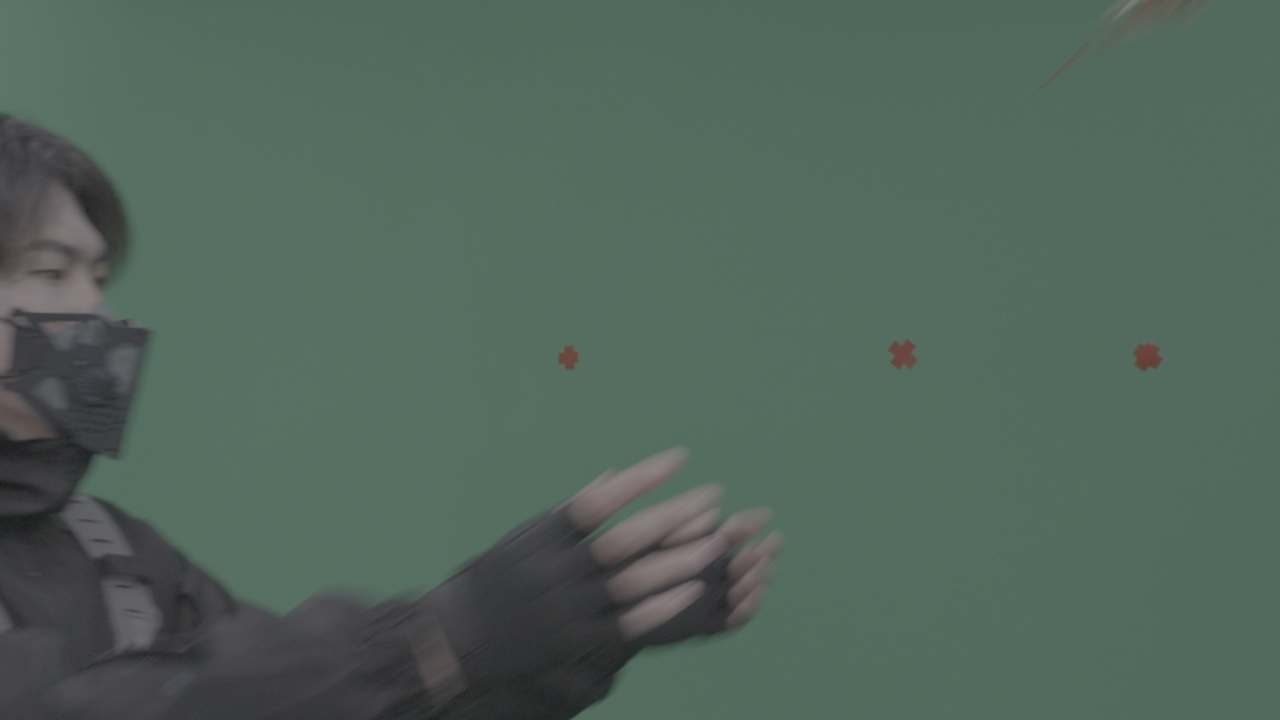
#> input picture dataset/test/2_10_28.png, 3840 x 2160 px, found by its file name (shown at 1/3 size); its folder holds only this picture in this run
$ jupyter execute --allow-errors eval_sam2_pipeline.ipynb
#> lines starting #> are read from the running program, lines starting #| are printed output that depends on the picture; after the words box and inside, x2 and y2 are one past the last pixel; in counts of white or black regions, pixels touching at a corner belong together
### stage1_spillnet/model_spillnet.py
import torch
import torch.nn as nn
import torch.nn.functional as F


class DoubleConv(nn.Module):
    def __init__(self, in_ch, out_ch):
        super().__init__()
        self.net = nn.Sequential(
            nn.Conv2d(in_ch, out_ch, 3, padding=1, bias=False),
            nn.BatchNorm2d(out_ch),
            nn.ReLU(inplace=True),
            nn.Conv2d(out_ch, out_ch, 3, padding=1, bias=False),
            nn.BatchNorm2d(out_ch),
            nn.ReLU(inplace=True),
        )

    def forward(self, x):
        return self.net(x)


class LearnableDespill(nn.Module):
    """
    two-step green spill removal, loosely based on nuke's despill logic

    step 1 - global green dimming: pull down G channel across all fg pixels
        G_dimmed = G * (1 - green_dim * fg_mask)

    step 2 - edge despill: clip G that exceeds (R+B)/2 in semi-transparent regions
        G_corrected = G - strength * max(G - (R+B)/2, 0)

    both strengths are learnable params
    """
    # [29 lines left out: functions __init__, forward, not called in this run]


class SpillNet(nn.Module):
    """
    unet-based green spill suppression network

    input : image (3ch) + alpha (1ch) -> 4ch concat
    output: clean fg rgb with background zeroed out
    """
    def __init__(self, base=64):
        super().__init__()


        self.enc1 = DoubleConv(4,      base)
        self.enc2 = DoubleConv(base,   base*2)
        self.enc3 = DoubleConv(base*2, base*4)
        self.enc4 = DoubleConv(base*4, base*8)


        self.bottleneck = DoubleConv(base*8, base*16)

        self.up4  = nn.ConvTranspose2d(base*16, base*8, 2, stride=2)
        self.dec4 = DoubleConv(base*16, base*8)
        self.up3  = nn.ConvTranspose2d(base*8,  base*4, 2, stride=2)
        self.dec3 = DoubleConv(base*8,  base*4)
        self.up2  = nn.ConvTranspose2d(base*4,  base*2, 2, stride=2)
        self.dec2 = DoubleConv(base*4,  base*2)
        self.up1  = nn.ConvTranspose2d(base*2,  base,   2, stride=2)
        self.dec1 = DoubleConv(base*2,  base)

        self.out     = nn.Conv2d(base, 3, 1)
        self.pool    = nn.MaxPool2d(2)
        self.despill = LearnableDespill()

    # [17 lines left out: function forward, not called in this run]

### stage2_sam2/eval_sam2_pipeline.ipynb
[cell 1]
import torch
import numpy as np
import matplotlib.pyplot as plt
import matplotlib.font_manager as fm
from PIL import Image
from torchvision import transforms
import os, sys
import cv2
import torch.nn.functional as F

sys.path.append('./stage1_spillnet')
from model_spillnet import SpillNet
from postprocess import despill_postprocess

DEVICE     = 'cuda'
CKPT       = './checkpoints/best.pth'
IMAGE_PATH = './dataset/image'
FG_PATH    = './dataset/fg'
ALPHA_PATH = './dataset/alpha'
TEST_DIR   = './dataset/test'
FG_DIR     = './dataset/fg'
INFER_SIZE = 512

print('imports done')

#> (a cell that did not finish here is left out)

[cell 3]
sys.path.insert(0, './sam2')

from sam2.build_sam import build_sam2
from sam2.sam2_image_predictor import SAM2ImagePredictor

SAM2_CKPT   = './checkpoints/sam2/sam2.1_hiera_large.pt'
SAM2_CONFIG = 'configs/sam2.1/sam2.1_hiera_l.yaml'

#> (the rest of this cell did not finish here and is left out)

[cell 4]
import random

#> (the rest of this cell did not finish here and is left out)

[cell 5]
def get_prompt_points(image_rgb):
    H, W = image_rgb.shape[:2]

    # rough green mask via hsv
    hsv        = cv2.cvtColor(image_rgb, cv2.COLOR_RGB2HSV)
    green_mask = cv2.inRange(hsv, np.array([35, 40, 40]), np.array([85, 255, 255]))
    fg_mask    = 255 - green_mask  # flip to fg

    # close op to fill holes, kernel=50 works better
    kernel  = cv2.getStructuringElement(cv2.MORPH_ELLIPSE, (50, 50))
    fg_mask = cv2.morphologyEx(fg_mask, cv2.MORPH_CLOSE, kernel)

    fg_pixels = np.argwhere(fg_mask > 0)  # (row, col)

    if len(fg_pixels) >= 8:
        # sort top to bottom, pick 8 evenly
        fg_pixels_sorted = fg_pixels[fg_pixels[:, 0].argsort()]
        idx    = np.linspace(0, len(fg_pixels_sorted) - 1, 8, dtype=int)
        fg_pts = fg_pixels_sorted[idx][:, ::-1]  # row,col -> x,y
    else:
        fg_pts = np.array([[W // 2, H // 2]])

    # force a top center point to cover head
    top_pt = np.array([[W // 2, H // 8]])
    fg_pts = np.vstack([fg_pts, top_pt])

    # four corners as bg
    bg_pts = np.array([[5, 5], [W-5, 5], [5, H-5], [W-5, H-5]])

    point_coords = np.vstack([fg_pts, bg_pts])
    point_labels = np.array([1]*len(fg_pts) + [0]*4)  # 1=fg 0=bg
    return point_coords, point_labels

[cell 6]
def predict_frame_test_with_gt(img_path):

#> called with img_path = './dataset/test/2_10_28.png'
    image          = cv2.imread(img_path)
#> image is the input picture: shape (2160, 3840, 3); mean B, G, R 91.1, 101.3, 81.3
    image          = cv2.cvtColor(image, cv2.COLOR_BGR2RGB)
    h_orig, w_orig = image.shape[:2]
#> h_orig = 2160; w_orig = 3840
    image_np       = image.astype(np.float32) / 255.0

    # improved prompt points + sam2
    point_coords, point_labels = get_prompt_points(image)
#> in get_prompt_points, `hsv        = cv2.cvtColor(image_rgb, cv2.COLOR_RGB2HSV)`: hsv: shape (2160, 3840, 3); mean H, S, V 78.6, 50.6, 102.1
#> in get_prompt_points, `green_mask = cv2.inRange(hsv, np.array([35, 40, 40]), np.array([85, 25..`:
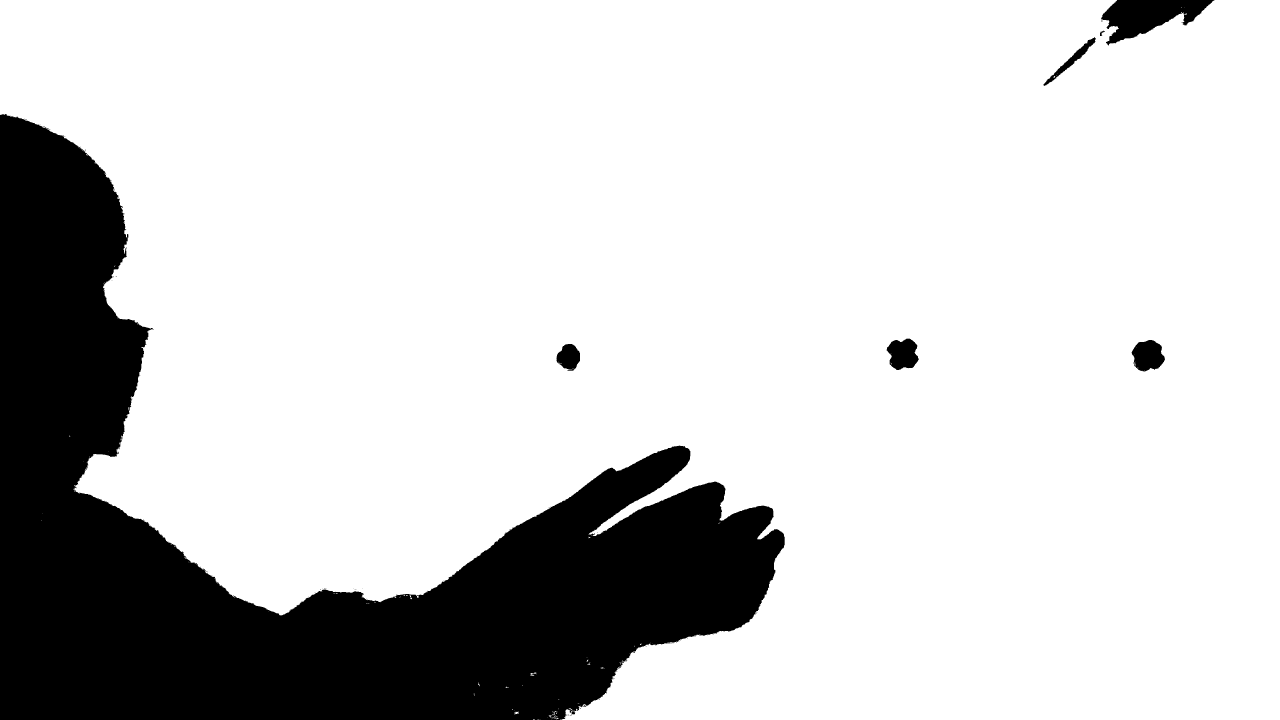
#> green_mask: shape (2160, 3840) (shown at 1/3 size); 80.9% white; 100 black regions (90 under 20 px), largest, box (x1, y1, x2, y2) and area: (0, 342, 2354, 2160) 1537619, (3303, 0, 3644, 136) 24157, (3395, 1020, 3495, 1115) 6877
#> in get_prompt_points, `fg_mask = cv2.morphologyEx(fg_mask, cv2.MORPH_CLOSE, kernel)`:
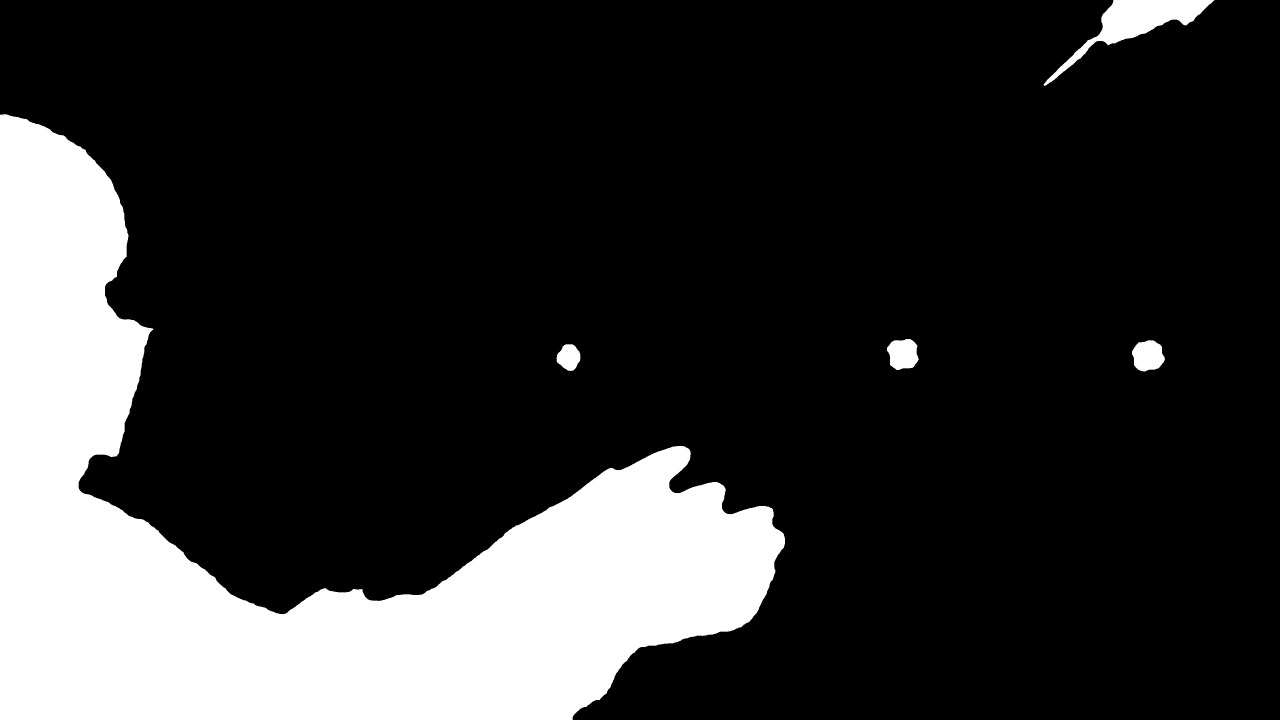
#> fg_mask: shape (2160, 3840) (shown at 1/3 size); 19.3% white; 5 white regions, box (x1, y1, x2, y2) and area: (0, 343, 2355, 2160) 1555624, (3131, 0, 3644, 258) 30961, (3396, 1021, 3495, 1115) 7023, (2661, 1017, 2756, 1110) 6844, (1670, 1033, 1741, 1113) 4154
#> in get_prompt_points, `fg_pixels = np.argwhere(fg_mask > 0)`: fg_pixels = 1604606 pairs, first value 0 to 2159, second value 0 to 3643
#> in get_prompt_points, `fg_pixels_sorted = fg_pixels[fg_pixels[:, 0].argsort()]`: fg_pixels_sorted has the same summary as fg_pixels
#> in get_prompt_points, `idx    = np.linspace(0, len(fg_pixels_sorted) - 1, 8, dtype=int)`: idx = [0, 229229, 458458, 687687, 916917, 1146146, 1375375, 1604605]
#> in get_prompt_points, `fg_pts = fg_pixels_sorted[idx][:, ::-1]`: fg_pts = [[3376, 0], [144, 974], [84, 1471], [209, 1672], [1893, 1807], [1496, 1911], [1324, 2031], [1651, 2159]]
#> in get_prompt_points, `fg_pts = np.vstack([fg_pts, top_pt])`: fg_pts = [[3376, 0], [144, 974], [84, 1471], [209, 1672], [1893, 1807], [1496, 1911], [1324, 2031], [1651, 2159], [1920, 270]]
#> in get_prompt_points, `point_coords = np.vstack([fg_pts, bg_pts])`: point_coords = 13 rows, first 8: [3376, 0], [144, 974], [84, 1471], [209, 1672], [1893, 1807], [1496, 1911], [1324, 2031], [1651, 2159]
#> in get_prompt_points, `point_labels = np.array([1]*len(fg_pts) + [0]*4)`: point_labels = [1, 1, 1, 1, 1, 1, 1, 1, 1, 0, 0, 0, 0]
#> point_labels = [1, 1, 1, 1, 1, 1, 1, 1, 1, 0, 0, 0, 0]
    predictor.set_image(image)
    masks, scores, _ = predictor.predict(
        point_coords=point_coords,
        point_labels=point_labels,
        multimask_output=True,
    )
    alpha_np = masks[np.argmax(scores)].astype(np.float32)  # [H, W]

    # resize to infer size then back
    image_small = cv2.resize(image_np, (INFER_SIZE, INFER_SIZE))
    alpha_small = cv2.resize(alpha_np, (INFER_SIZE, INFER_SIZE))

    image_t = torch.from_numpy(image_small).permute(2,0,1).unsqueeze(0).float().to(DEVICE)
    alpha_t = torch.from_numpy(alpha_small).unsqueeze(0).unsqueeze(0).float().to(DEVICE)

    with torch.no_grad():
        pred = model(image_t, alpha_t)

    pred_np = pred.squeeze(0).permute(1,2,0).cpu().numpy()
    pred_np = cv2.resize(pred_np, (w_orig, h_orig))  # back to original size

    return image_np, pred_np, alpha_np, h_orig, w_orig


def get_fg_path(fname):
    stem   = os.path.splitext(fname)[0]
    parts  = stem.split('_')
    folder = '_'.join(parts[:2])
    return os.path.join(FG_DIR, folder, fname)

$ run again, on dataset/test/HSV_test2.png
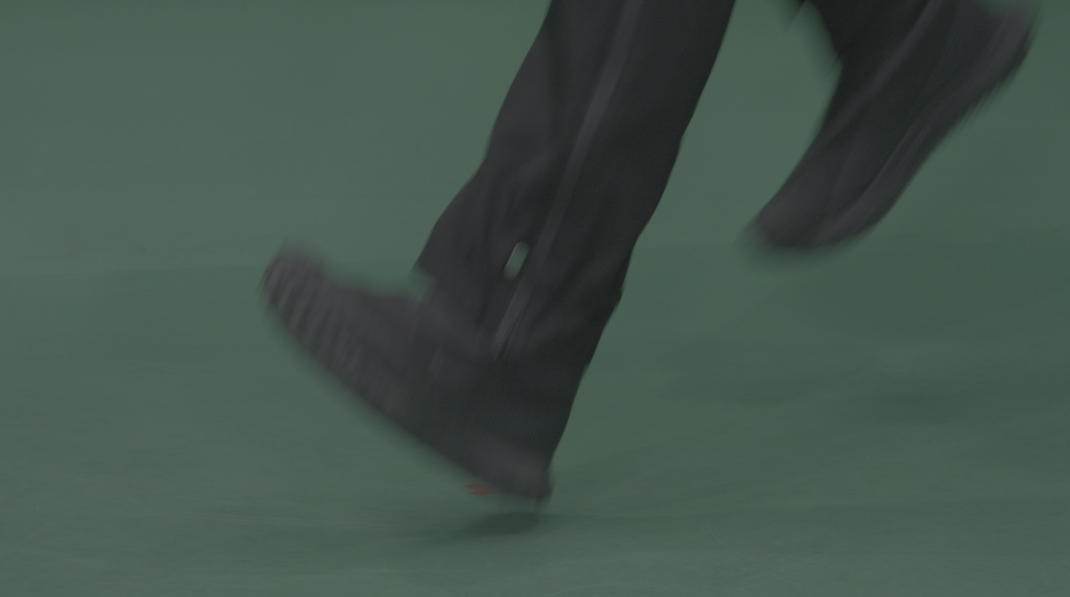
#> input picture dataset/test/HSV_test2.png, 3209 x 1791 px, found by its file name (shown at 1/3 size)
#> in predict_frame_test_with_gt, image is the input picture: shape (1791, 3209, 3); mean B, G, R 75.9, 85.1, 68.3
#> hsv: shape (1791, 3209, 3); mean H, S, V 76.5, 47.5, 85.3
#> in get_prompt_points, `green_mask = cv2.inRange(hsv, np.array([35, 40, 40]), np.array([85, 25..`:
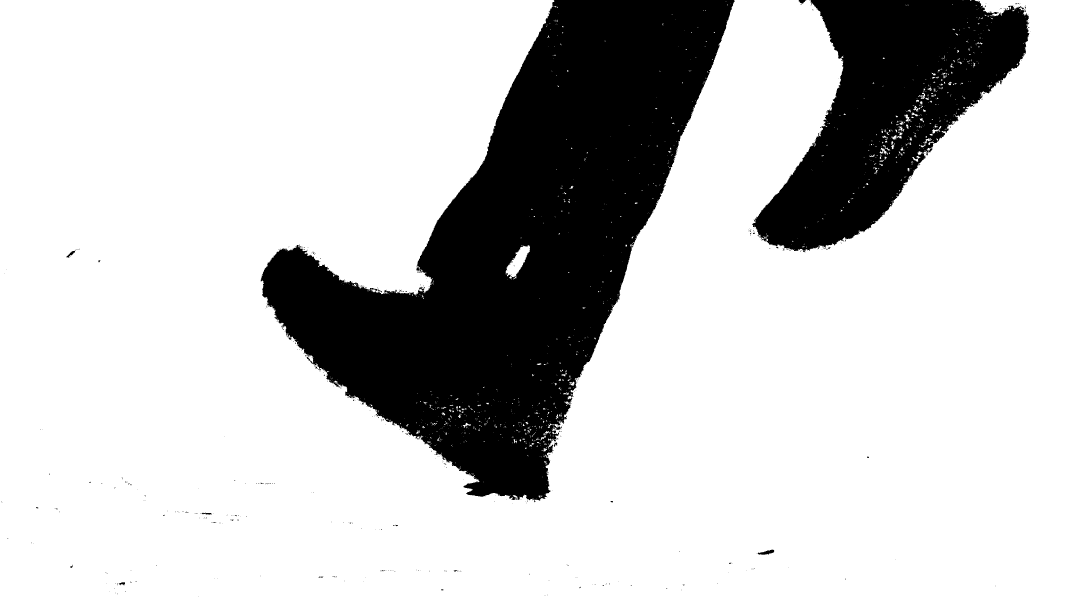
#> green_mask: shape (1791, 3209) (shown at 1/3 size); 78.4% white; 539 black regions (519 under 20 px), largest, box (x1, y1, x2, y2) and area: (782, 0, 2204, 1507) 924695, (2256, 0, 3088, 757) 314411, (2273, 1649, 2323, 1665) 407
#> in get_prompt_points, `fg_mask = cv2.morphologyEx(fg_mask, cv2.MORPH_CLOSE, kernel)`:
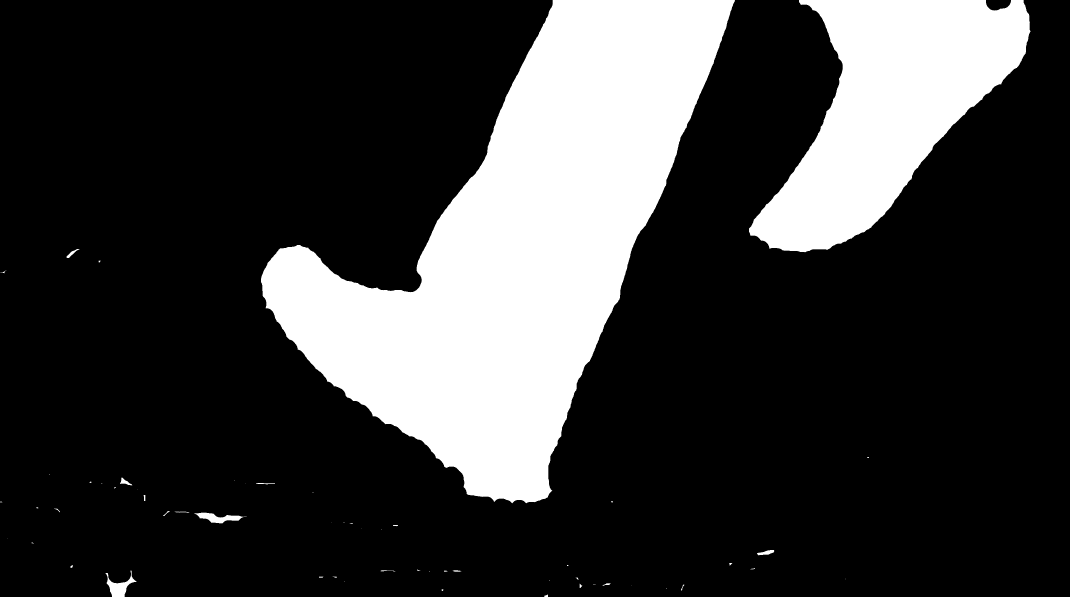
#> fg_mask: shape (1791, 3209) (shown at 1/3 size); 22.4% white; 58 white regions (28 under 20 px), largest, box (x1, y1, x2, y2) and area: (783, 0, 2205, 1510) 950373, (2247, 0, 3092, 757) 330025, (316, 1712, 409, 1791) 2679
#> fg_pixels = 1287811 pairs, first value 0 to 1790, second value 0 to 3091
#> fg_pixels_sorted has the same summary as fg_pixels
#> idx = [0, 183972, 367945, 551918, 735891, 919864, 1103837, 1287810]
#> in get_prompt_points, `fg_pts = fg_pixels_sorted[idx][:, ::-1]`: fg_pts = [[1996, 0], [2031, 159], [2659, 332], [2433, 525], [2407, 712], [1149, 919], [1564, 1119], [343, 1790]]
#> in get_prompt_points, `fg_pts = np.vstack([fg_pts, top_pt])`: fg_pts = [[1996, 0], [2031, 159], [2659, 332], [2433, 525], [2407, 712], [1149, 919], [1564, 1119], [343, 1790], [1604, 223]]
#> in get_prompt_points, `point_coords = np.vstack([fg_pts, bg_pts])`: point_coords = 13 rows, first 8: [1996, 0], [2031, 159], [2659, 332], [2433, 525], [2407, 712], [1149, 919], [1564, 1119], [343, 1790]
#> in get_prompt_points, `point_labels = np.array([1]*len(fg_pts) + [0]*4)`: point_labels = [1, 1, 1, 1, 1, 1, 1, 1, 1, 0, 0, 0, 0]
